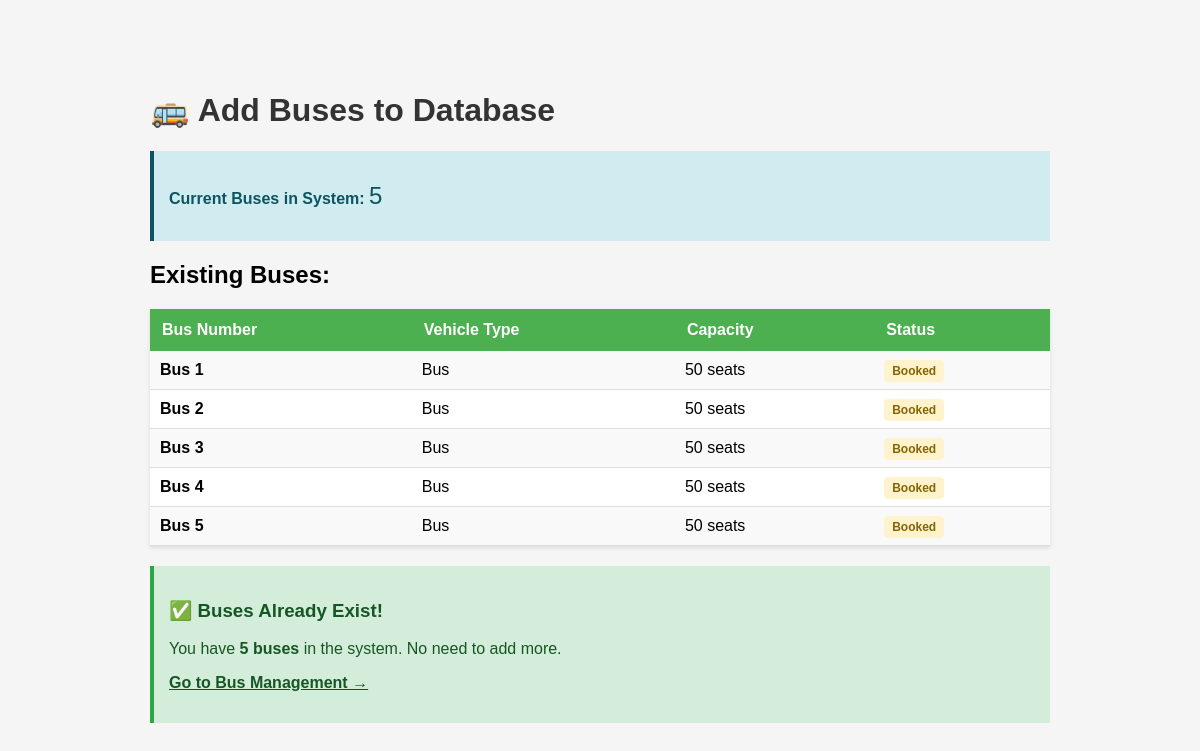
Page /add_buses.php on the committed database.
### tables this page shows
CREATE TABLE `buses` (
  `id` int(11) NOT NULL,
  `bus_number` varchar(20) NOT NULL,
  `vehicle_type` varchar(50) NOT NULL,
  `capacity` int(11) NOT NULL,
  `status` enum('available','booked','maintenance','out_of_service') DEFAULT 'available',
  `created_at` timestamp NOT NULL DEFAULT current_timestamp(),
  `updated_at` timestamp NOT NULL DEFAULT current_timestamp() ON UPDATE current_timestamp()
);

### add_buses.php (the view, shortened to what this page needs)
<?php
require_once 'config/database.php';
echo "<!DOCTYPE html>";
echo "<html><head>";
echo "</head><body>";
echo "<h1>🚌 Add Buses to Database</h1>";
$current_buses = $conn->query("SELECT * FROM buses");
$current_count = $current_buses->num_rows;
echo "<div class='info'>";
echo "<p><strong>Current Buses in System:</strong> <span style='font-size: 24px; color: #0c5460;'>$current_count</span></p>";
echo "</div>";
if ($current_count > 0) {
    echo "<h2>Existing Buses:</h2>";
    echo "<table>";
    echo "<tr><th>Bus Number</th><th>Vehicle Type</th><th>Capacity</th><th>Status</th></tr>";
    $buses_list = $conn->query("SELECT * FROM buses ORDER BY bus_number");
    while ($bus = $buses_list->fetch_assoc()) {
        $status_class = $bus['status'] == 'available' ? 'available' : 'booked';
        echo "<tr>";
        echo "<td><strong>Bus " . htmlspecialchars($bus['bus_number']) . "</strong></td>";
        echo "<td>" . htmlspecialchars($bus['vehicle_type']) . "</td>";
        echo "<td>" . $bus['capacity'] . " seats</td>";
        echo "<td><span class='badge $status_class'>" . ucfirst($bus['status']) . "</span></td>";
        echo "</tr>";
    }
    echo "</table>";
    echo "<div class='success'>";
    echo "<h3>✅ Buses Already Exist!</h3>";
    echo "<p>You have <strong>$current_count buses</strong> in the system. No need to add more.</p>";
    echo "<p><a href='admin/bus.php' style='color: #155724; font-weight: bold;'>Go to Bus Management →</a></p>";
    echo "</div>";
}
echo "</body></html>";
?>

### rows in the picture
buses: bus_number "1", vehicle_type "Bus", capacity "50", status "Booked"
buses: bus_number "2", vehicle_type "Bus", capacity "50", status "Booked"
buses: bus_number "3", vehicle_type "Bus", capacity "50", status "Booked"
buses: bus_number "4", vehicle_type "Bus", capacity "50", status "Booked"
buses: bus_number "5", vehicle_type "Bus", capacity "50", status "Booked"

### other values in the picture
$current_count "5"
